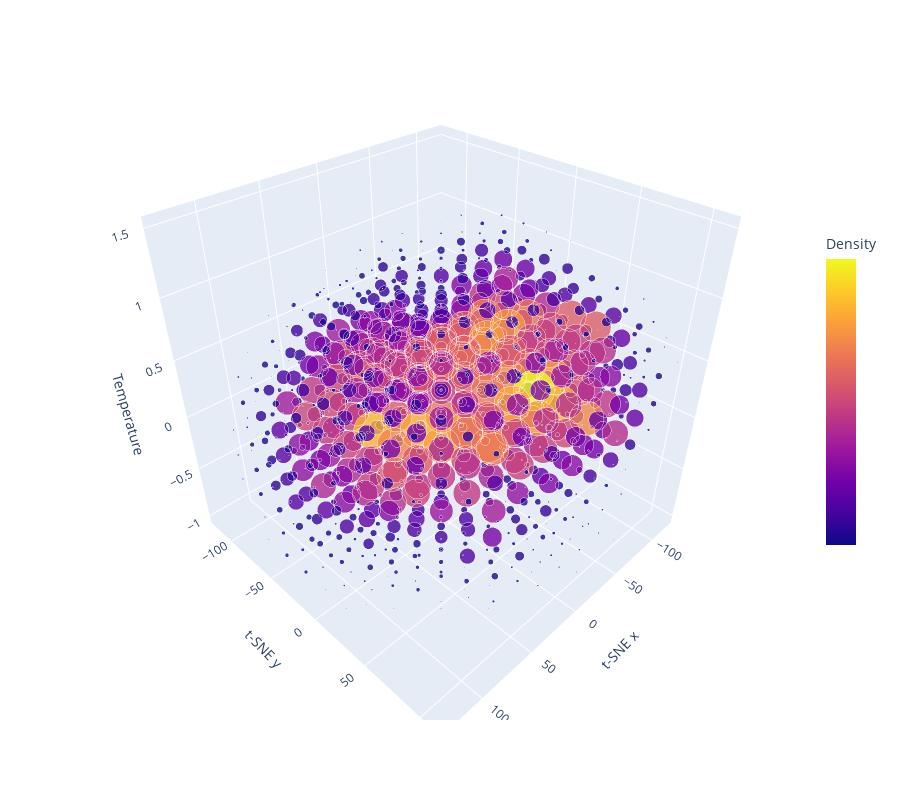

The cell this chart's notebook holds for it:
### Code cell
import plotly.express as px
g1 = gaussian_kde(np.vstack([tx, ty, y1]))
c1 = g1(np.vstack([g1x, g1y, g1z]))
fig = px.scatter_3d(x=g1x, y=g1y, z=g1z, color=c1, opacity=0.8, size=c1, size_max=40, 
                    height=800,
                    labels={'x':'t-SNE x', 'y':'t-SNE y','z':'Temperature'})
fig.update_layout(coloraxis_colorbar={'len':0.5, 'tickvals':[], 'title':'Density'})

### Figure 1 — Plotly figure (JSON) as saved in the notebook; plotly's stock layout.template omitted (floating-point values rounded to 4 significant figures; data arrays with more than 128 entries replaced by an {"elided": "..."} marker saying what was removed)
{"data": [{"hovertemplate": "t-SNE x=%{x}<br>t-SNE y=%{y}<br>Temperature=%{z}<br>size=%{marker.size}<br>color=%{marker.color}<extra></extra>", "legendgroup": "", "marker": {"color": {"elided": "1728 float values"}, "coloraxis": "coloraxis", "opacity": 0.8, "size": {"elided": "1728 float values"}, "sizemode": "area", "sizeref": 4.821e-08, "symbol": "circle"}, "mode": "markers", "name": "", "scene": "scene", "showlegend": false, "type": "scatter3d", "x": {"elided": "1728 float values"}, "y": {"elided": "1728 float values"}, "z": {"elided": "1728 float values"}}], "layout": {"coloraxis": {"colorbar": {"len": 0.5, "tickvals": [], "title": {"text": "Density"}}, "colorscale": [[0, "#0d0887"], [0.1111, "#46039f"], [0.2222, "#7201a8"], [0.3333, "#9c179e"], [0.4444, "#bd3786"], [0.5556, "#d8576b"], [0.6667, "#ed7953"], [0.7778, "#fb9f3a"], [0.8889, "#fdca26"], [1, "#f0f921"]]}, "height": 800, "legend": {"itemsizing": "constant", "tracegroupgap": 0}, "margin": {"t": 60}, "scene": {"domain": {"x": [0, 1], "y": [0, 1]}, "xaxis": {"title": {"text": "t-SNE x"}}, "yaxis": {"title": {"text": "t-SNE y"}}, "zaxis": {"title": {"text": "Temperature"}}}}}
